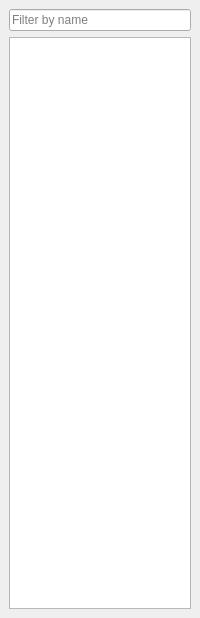
<?xml version="1.0" encoding="UTF-8"?>
<ui version="4.0">
 <class>DbTree</class>
 <widget class="QDockWidget" name="DbTree">
  <property name="geometry">
   <rect>
    <x>0</x>
    <y>0</y>
    <width>200</width>
    <height>618</height>
   </rect>
  </property>
  <property name="floating">
   <bool>false</bool>
  </property>
  <property name="features">
   <set>QDockWidget::AllDockWidgetFeatures</set>
  </property>
  <property name="allowedAreas">
   <set>Qt::LeftDockWidgetArea|Qt::RightDockWidgetArea</set>
  </property>
  <property name="windowTitle">
   <string>Databases</string>
  </property>
  <widget class="QWidget" name="dockWidgetContents">
   <layout class="QGridLayout" name="gridLayout">
    <item row="1" column="0">
     <widget class="DbTreeView" name="treeView">
      <property name="sizePolicy">
       <sizepolicy hsizetype="Ignored" vsizetype="Expanding">
        <horstretch>0</horstretch>
        <verstretch>0</verstretch>
       </sizepolicy>
      </property>
      <property name="dragEnabled">
       <bool>true</bool>
      </property>
      <property name="dragDropMode">
       <enum>QAbstractItemView::DragDrop</enum>
      </property>
      <property name="defaultDropAction">
       <enum>Qt::MoveAction</enum>
      </property>
     </widget>
    </item>
    <item row="0" column="0">
     <widget class="QWidget" name="top" native="true">
      <layout class="QHBoxLayout" name="horizontalLayout">
       <property name="leftMargin">
        <number>0</number>
       </property>
       <property name="topMargin">
        <number>0</number>
       </property>
       <property name="rightMargin">
        <number>0</number>
       </property>
       <property name="bottomMargin">
        <number>0</number>
       </property>
       <item>
        <widget class="QLineEdit" name="nameFilter">
         <property name="placeholderText">
          <string>Filter by name</string>
         </property>
        </widget>
       </item>
      </layout>
     </widget>
    </item>
   </layout>
  </widget>
 </widget>
 <customwidgets>
  <customwidget>
   <class>DbTreeView</class>
   <extends>QTreeView</extends>
   <header>dbtree/dbtreeview.h</header>
  </customwidget>
 </customwidgets>
 <tabstops>
  <tabstop>nameFilter</tabstop>
  <tabstop>treeView</tabstop>
 </tabstops>
 <resources/>
 <connections/>
</ui>
